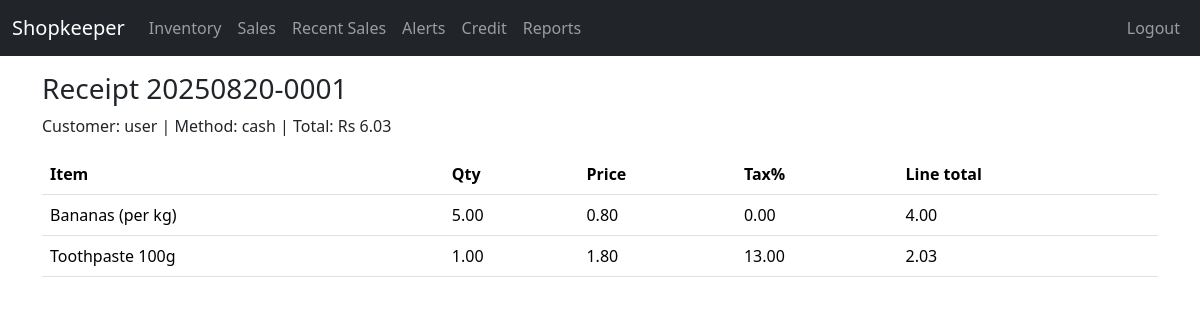
The page /sales/receipt/1 (signed in) on the database its author committed.
### shop/models.py (models this page shows)
class Sale(db.Model):
    id = db.Column(db.Integer, primary_key=True)
    invoice_no = db.Column(db.String(32), unique=True, nullable=False)
    customer_name = db.Column(db.String(200))
    payment_method = db.Column(db.String(16), nullable=False)  # cash|online|credit
    subtotal = db.Column(db.Numeric(12,2), default=0)
    tax = db.Column(db.Numeric(12,2), default=0)
    discount = db.Column(db.Numeric(12,2), default=0)
    total = db.Column(db.Numeric(12,2), default=0)
    paid_amount = db.Column(db.Numeric(12,2), default=0)
    change_due = db.Column(db.Numeric(12,2), default=0)
    created_at = db.Column(db.DateTime, default=utcnow, nullable=False)
    created_by = db.Column(db.Integer, db.ForeignKey("user.id"))
    items = relationship("SaleItem", backref="sale", cascade="all, delete-orphan")
    online_payment = relationship("OnlinePayment", backref="sale", uselist=False)

class SaleItem(db.Model):
    id = db.Column(db.Integer, primary_key=True)
    sale_id = db.Column(db.Integer, db.ForeignKey("sale.id"), nullable=False)
    item_id = db.Column(db.Integer, db.ForeignKey("item.id"), nullable=False)
    qty = db.Column(db.Numeric(12,2), nullable=False)
    unit_price = db.Column(db.Numeric(12,2), nullable=False)
    tax_rate = db.Column(db.Numeric(5,2), default=0)
    line_total = db.Column(db.Numeric(12,2), nullable=False)
    item = relationship("Item")

class Item(db.Model):
    id = db.Column(db.Integer, primary_key=True)
    sku = db.Column(db.String(64), unique=True, nullable=False)
    name = db.Column(db.String(200), nullable=False)
    category = db.Column(db.String(100))
    unit = db.Column(db.String(32), default="pcs")
    cost_price = db.Column(db.Numeric(12,2), default=0)
    sale_price = db.Column(db.Numeric(12,2), default=0)
    tax_rate = db.Column(db.Numeric(5,2), default=0)
    stock_qty = db.Column(db.Numeric(12,2), default=0)
    min_qty = db.Column(db.Numeric(12,2), default=0)
    expiry_date = db.Column(db.Date)
    supplier = db.Column(db.String(200))
    notes = db.Column(db.Text)
    created_at = db.Column(db.DateTime, default=utcnow, nullable=False)
    updated_at = db.Column(db.DateTime, default=utcnow, onupdate=utcnow, nullable=False)
    movements = relationship("StockMovement", backref="item", lazy="dynamic")

### shop/sales.py (the view)
@sales_bp.route("/receipt/<int:sale_id>")
@login_required
def receipt(sale_id):
    sale = Sale.query.get_or_404(sale_id)
    items = sale.items
    return render_template("sales/receipt.html", sale=sale, items=items)

### shop/models.py (called while the page is built)
@login_manager.user_loader
def load_user(user_id):
    return User.query.get(int(user_id))

### shop/templates/sales/receipt.html
{% extends 'base.html' %}
{% block content %}
<h3>Receipt {{ sale.invoice_no }}</h3>
<p>Customer: {{ sale.customer_name or 'Walk-in' }} | Method: {{ sale.payment_method }} | Total: Rs {{ '%.2f' % sale.total }}</p>
<table class="table">
  <thead><tr><th>Item</th><th>Qty</th><th>Price</th><th>Tax%</th><th>Line total</th></tr></thead>
  <tbody>
    {% for it in items %}
      <tr><td>{{ it.item.name }}</td><td>{{ it.qty }}</td><td>{{ '%.2f' % it.unit_price }}</td><td>{{ '%.2f' % it.tax_rate }}</td><td>{{ '%.2f' % it.line_total }}</td></tr>
    {% endfor %}
  </tbody>
</table>
{% endblock %}

### shop/static/css/styles.css (style rules this page uses)
body { padding-bottom: 40px; }

### rows shown on the page
Sale: invoice_no "20250820-0001", customer_name "user", payment_method "cash", total "6.03"
SaleItem: item.name "Bananas (per kg)", qty "5.00", unit_price "0.80", tax_rate "0.00", line_total "4.00"
SaleItem: item.name "Toothpaste 100g", qty "1.00", unit_price "1.80", tax_rate "13.00", line_total "2.03"
